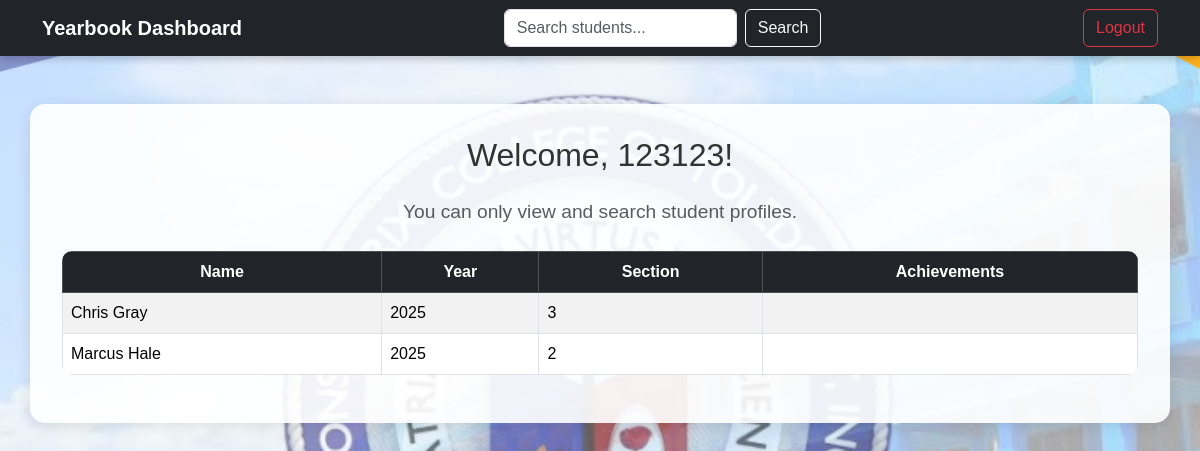
Page /dashboard/ (signed in) on the committed database.
### yearbook/models.py (models this page shows, shortened)
class Student(models.Model):
    DEPARTMENTS = [
        ('BSHM', 'BSHM'),
        ('STEM', 'STEM'),
        ('ABM', 'ABM'),
        ('BSIT', 'BSIT'),
        ('BSED', 'BSED'),
    ]
    YEARS = [
        ('2021', '2021'),
        ('2022', '2022'),
        ('2023', '2023'),
        ('2024', '2024'),
        ('2025', '2025'),
    ]
    user = models.OneToOneField(User, on_delete=models.CASCADE, null=True, blank=True)
    first_name = models.CharField(max_length=100)
    middle_name = models.CharField(max_length=100, blank=True)
    last_name = models.CharField(max_length=100)
    school_id = models.CharField(max_length=50, unique=True)
    email = models.EmailField()
    department = models.CharField(max_length=10, choices=DEPARTMENTS)
    year = models.CharField(max_length=4, choices=YEARS)
    block = models.CharField(max_length=10)
    section = models.CharField(max_length=50)
    profile_photo = models.ImageField(upload_to='profile_photos/', null=True, blank=True)
    achievements = models.TextField(blank=True)
    created_at = models.DateTimeField(default=timezone.now)

### yearbook/views.py (the view, shortened to what this page needs)
# urls.py: path('dashboard/', views.dashboard, name='dashboard'),
@login_required
def dashboard(request):
    query = request.GET.get('q', '')
    students = Student.objects.all()
    return render(request, 'yearbook/dashboard.html', {'students': students})

### yearbook/template/yearbook/dashboard.html (shortened to what this page needs)
{% extends 'yearbook/base.html' %}
{% load static %}
{% block content %}
<nav class="navbar navbar-expand-lg navbar-dark bg-dark">
  <div class="container">
    <a class="navbar-brand fw-bold" href="#">Yearbook Dashboard</a>
    <form method="get" action="{% url 'dashboard' %}" class="d-flex">
      <input class="form-control me-2" type="search" placeholder="Search students..." name="q" value="{{ request.GET.q }}">
      <button class="btn btn-outline-light" type="submit">Search</button>
    </form>
    <a href="{% url 'logout' %}" class="btn btn-outline-danger ms-3">Logout</a>
  </div>
</nav>
<div class="container content">
  <h2 class="mb-4 text-center">Welcome, {{ user.username }}!</h2>
  {% if user.is_superuser %}
    <p class="text-center text-success fw-bold">You are logged in as an admin. You can edit the content.</p>
  {% else %}
    <p class="text-center text-muted">You can only view and search student profiles.</p>
  {% endif %}
  <table class="table table-striped table-bordered mt-4 bg-white">
    <thead class="table-dark">
      <tr>
        <th>Name</th>
        <th>Year</th>
        <th>Section</th>
        <th>Achievements</th>
      </tr>
    </thead>
    <tbody>
      {% for student in students %}
        <tr>
          <td>{{ student.first_name }} {{ student.last_name }}</td>
          <td>{{ student.year }}</td>
          <td>{{ student.section }}</td>
          <td>{{ student.achievements }}</td>
        </tr>
      {% empty %}
        <tr>
          <td colspan="4" class="text-center">No students found.</td>
        </tr>
      {% endfor %}
    </tbody>
  </table>
</div>
{% endblock %}

### yearbook/static/css/style.css (style rules this page uses)
body { font-family: 'Poppins', sans-serif; margin: 0; padding: 0; color: #333; }
.content p { color: #e0e0e0; font-size: 1.2rem; }
.navbar { box-shadow: 0 3px 8px rgba(0, 0, 0, 0.2); }
.content { background-color: rgba(255, 255, 255, 0.95); border-radius: 15px; padding: 2rem; margin-top: 3rem; box-shadow: 0 3px 15px rgba(0, 0, 0, 0.1); }
.table { border-radius: 10px; overflow: hidden; }
.table thead th { background-color: #212529 !important; color: white; text-align: center; }
.table td, .table th { vertical-align: middle; }

### rows in the picture
Student: first_name "Chris", last_name "Gray", year "2025", section "3"
Student: first_name "Marcus", last_name "Hale", year "2025", section "2"

### other values in the picture
{{ user.username }} "123123"
